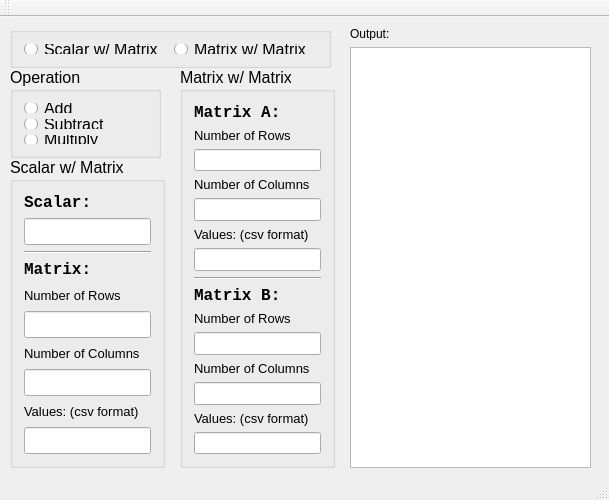
<?xml version="1.0" encoding="UTF-8"?>
<ui version="4.0">
 <class>MainWindow</class>
 <widget class="QMainWindow" name="MainWindow">
  <property name="geometry">
   <rect>
    <x>0</x>
    <y>0</y>
    <width>609</width>
    <height>500</height>
   </rect>
  </property>
  <property name="windowTitle">
   <string>Matrix Calculator</string>
  </property>
  <widget class="QWidget" name="centralWidget">
   <widget class="QGroupBox" name="TypeBox">
    <property name="geometry">
     <rect>
      <x>10</x>
      <y>10</y>
      <width>321</width>
      <height>41</height>
     </rect>
    </property>
    <property name="title">
     <string/>
    </property>
    <layout class="QHBoxLayout" name="horizontalLayout">
     <item>
      <widget class="QRadioButton" name="radioButtonSxM">
       <property name="font">
        <font>
         <pointsize>12</pointsize>
        </font>
       </property>
       <property name="text">
        <string>Scalar w/ Matrix</string>
       </property>
      </widget>
     </item>
     <item>
      <widget class="QRadioButton" name="radioButtonMxM">
       <property name="font">
        <font>
         <pointsize>12</pointsize>
        </font>
       </property>
       <property name="text">
        <string>Matrix w/ Matrix</string>
       </property>
      </widget>
     </item>
    </layout>
   </widget>
   <widget class="QGroupBox" name="sxmBox">
    <property name="geometry">
     <rect>
      <x>10</x>
      <y>140</y>
      <width>155</width>
      <height>311</height>
     </rect>
    </property>
    <property name="font">
     <font>
      <pointsize>12</pointsize>
     </font>
    </property>
    <property name="title">
     <string>Scalar w/ Matrix</string>
    </property>
    <layout class="QVBoxLayout" name="verticalLayout_3">
     <item>
      <widget class="QLabel" name="label_6">
       <property name="font">
        <font>
         <family>Lucida Console</family>
         <pointsize>12</pointsize>
         <weight>75</weight>
         <bold>true</bold>
        </font>
       </property>
       <property name="text">
        <string>Scalar:</string>
       </property>
      </widget>
     </item>
     <item>
      <widget class="QLineEdit" name="lineEdit"/>
     </item>
     <item>
      <widget class="Line" name="line_2">
       <property name="orientation">
        <enum>Qt::Horizontal</enum>
       </property>
      </widget>
     </item>
     <item>
      <widget class="QLabel" name="label_5">
       <property name="font">
        <font>
         <family>Lucida Console</family>
         <pointsize>12</pointsize>
         <weight>75</weight>
         <bold>true</bold>
        </font>
       </property>
       <property name="text">
        <string>Matrix:</string>
       </property>
      </widget>
     </item>
     <item>
      <widget class="QLabel" name="label">
       <property name="font">
        <font>
         <pointsize>10</pointsize>
        </font>
       </property>
       <property name="text">
        <string>Number of Rows</string>
       </property>
      </widget>
     </item>
     <item>
      <widget class="QLineEdit" name="lineEditRows"/>
     </item>
     <item>
      <widget class="QLabel" name="label_2">
       <property name="font">
        <font>
         <pointsize>10</pointsize>
        </font>
       </property>
       <property name="text">
        <string>Number of Columns</string>
       </property>
      </widget>
     </item>
     <item>
      <widget class="QLineEdit" name="lineEditCols"/>
     </item>
     <item>
      <widget class="QLabel" name="label_7">
       <property name="font">
        <font>
         <pointsize>10</pointsize>
        </font>
       </property>
       <property name="text">
        <string>Values: (csv format)</string>
       </property>
      </widget>
     </item>
     <item>
      <widget class="QLineEdit" name="lineEdit_2"/>
     </item>
    </layout>
   </widget>
   <widget class="QGroupBox" name="mxmBox">
    <property name="geometry">
     <rect>
      <x>180</x>
      <y>50</y>
      <width>155</width>
      <height>401</height>
     </rect>
    </property>
    <property name="font">
     <font>
      <pointsize>12</pointsize>
     </font>
    </property>
    <property name="title">
     <string>Matrix w/ Matrix</string>
    </property>
    <layout class="QVBoxLayout" name="verticalLayout">
     <item>
      <widget class="QLabel" name="label_10">
       <property name="font">
        <font>
         <family>Lucida Console</family>
         <pointsize>12</pointsize>
         <weight>75</weight>
         <bold>true</bold>
        </font>
       </property>
       <property name="text">
        <string>Matrix A:</string>
       </property>
      </widget>
     </item>
     <item>
      <widget class="QLabel" name="label_8">
       <property name="font">
        <font>
         <pointsize>10</pointsize>
        </font>
       </property>
       <property name="text">
        <string>Number of Rows</string>
       </property>
      </widget>
     </item>
     <item>
      <widget class="QLineEdit" name="lineEditRows_2"/>
     </item>
     <item>
      <widget class="QLabel" name="label_9">
       <property name="font">
        <font>
         <pointsize>10</pointsize>
        </font>
       </property>
       <property name="text">
        <string>Number of Columns</string>
       </property>
      </widget>
     </item>
     <item>
      <widget class="QLineEdit" name="lineEditCols_2"/>
     </item>
     <item>
      <widget class="QLabel" name="label_12">
       <property name="font">
        <font>
         <pointsize>10</pointsize>
        </font>
       </property>
       <property name="text">
        <string>Values: (csv format)</string>
       </property>
      </widget>
     </item>
     <item>
      <widget class="QLineEdit" name="lineEdit_4"/>
     </item>
     <item>
      <widget class="Line" name="line">
       <property name="orientation">
        <enum>Qt::Horizontal</enum>
       </property>
      </widget>
     </item>
     <item>
      <widget class="QLabel" name="label_14">
       <property name="font">
        <font>
         <family>Lucida Console</family>
         <pointsize>12</pointsize>
         <weight>75</weight>
         <bold>true</bold>
        </font>
       </property>
       <property name="text">
        <string>Matrix B:</string>
       </property>
      </widget>
     </item>
     <item>
      <widget class="QLabel" name="label_15">
       <property name="font">
        <font>
         <pointsize>10</pointsize>
        </font>
       </property>
       <property name="text">
        <string>Number of Rows</string>
       </property>
      </widget>
     </item>
     <item>
      <widget class="QLineEdit" name="lineEditRows_3"/>
     </item>
     <item>
      <widget class="QLabel" name="label_11">
       <property name="font">
        <font>
         <pointsize>10</pointsize>
        </font>
       </property>
       <property name="text">
        <string>Number of Columns</string>
       </property>
      </widget>
     </item>
     <item>
      <widget class="QLineEdit" name="lineEditCols_3"/>
     </item>
     <item>
      <widget class="QLabel" name="label_13">
       <property name="font">
        <font>
         <pointsize>10</pointsize>
        </font>
       </property>
       <property name="text">
        <string>Values: (csv format)</string>
       </property>
      </widget>
     </item>
     <item>
      <widget class="QLineEdit" name="lineEdit_5"/>
     </item>
    </layout>
   </widget>
   <widget class="QGroupBox" name="operationBox">
    <property name="geometry">
     <rect>
      <x>10</x>
      <y>50</y>
      <width>151</width>
      <height>91</height>
     </rect>
    </property>
    <property name="font">
     <font>
      <pointsize>12</pointsize>
     </font>
    </property>
    <property name="title">
     <string>Operation</string>
    </property>
    <layout class="QVBoxLayout" name="verticalLayout_2">
     <item>
      <widget class="QRadioButton" name="radioButton">
       <property name="text">
        <string>Add</string>
       </property>
      </widget>
     </item>
     <item>
      <widget class="QRadioButton" name="radioButton_5">
       <property name="text">
        <string>Subtract</string>
       </property>
      </widget>
     </item>
     <item>
      <widget class="QRadioButton" name="radioButton_4">
       <property name="text">
        <string>Multiply</string>
       </property>
      </widget>
     </item>
    </layout>
   </widget>
   <widget class="QLabel" name="label_16">
    <property name="geometry">
     <rect>
      <x>350</x>
      <y>10</y>
      <width>47</width>
      <height>13</height>
     </rect>
    </property>
    <property name="text">
     <string>Output:</string>
    </property>
   </widget>
   <widget class="QTextEdit" name="textEdit">
    <property name="geometry">
     <rect>
      <x>350</x>
      <y>30</y>
      <width>241</width>
      <height>421</height>
     </rect>
    </property>
   </widget>
  </widget>
  <widget class="QToolBar" name="mainToolBar">
   <attribute name="toolBarArea">
    <enum>TopToolBarArea</enum>
   </attribute>
   <attribute name="toolBarBreak">
    <bool>false</bool>
   </attribute>
  </widget>
  <widget class="QStatusBar" name="statusBar"/>
 </widget>
 <layoutdefault spacing="6" margin="11"/>
 <resources/>
 <connections/>
</ui>
